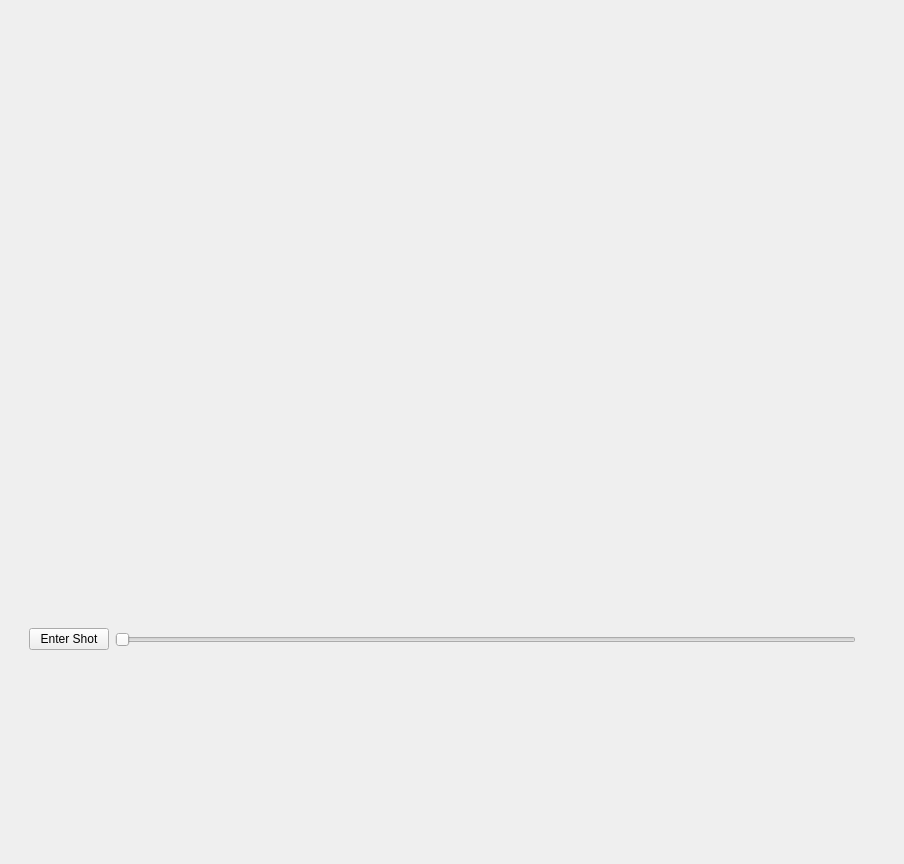
<?xml version="1.0" encoding="UTF-8"?>
<ui version="4.0">
 <class>Form</class>
 <widget class="QWidget" name="Form">
  <property name="geometry">
   <rect>
    <x>0</x>
    <y>0</y>
    <width>904</width>
    <height>864</height>
   </rect>
  </property>
  <property name="windowTitle">
   <string>Form</string>
  </property>
  <layout class="QHBoxLayout" name="horizontalLayout">
   <item>
    <widget class="QWidget" name="widget" native="true">
     <layout class="QVBoxLayout" name="verticalLayout">
      <item>
       <widget class="QWidget" name="widget_4" native="true">
        <layout class="QHBoxLayout" name="horizontalLayout_2">
         <item>
          <widget class="InputGraph" name="inputGraph_RPM" native="true"/>
         </item>
         <item>
          <widget class="InputGraph" name="InputGraph_Angle" native="true"/>
         </item>
         <item>
          <widget class="InputGraph" name="InputGraph_Tilt" native="true"/>
         </item>
        </layout>
       </widget>
      </item>
      <item>
       <widget class="QWidget" name="widget_5" native="true">
        <layout class="QHBoxLayout" name="horizontalLayout_3">
         <item>
          <widget class="QPushButton" name="btnStartShot">
           <property name="text">
            <string>Enter Shot</string>
           </property>
          </widget>
         </item>
         <item>
          <widget class="QSlider" name="sliderTime">
           <property name="orientation">
            <enum>Qt::Horizontal</enum>
           </property>
          </widget>
         </item>
         <item>
          <widget class="QLabel" name="lblShotDuration">
           <property name="text">
            <string/>
           </property>
          </widget>
         </item>
        </layout>
       </widget>
      </item>
     </layout>
    </widget>
   </item>
   <item>
    <widget class="SmartDotConnectWidget" name="SmartDotConnectWidget" native="true"/>
   </item>
  </layout>
 </widget>
 <customwidgets>
  <customwidget>
   <class>InputGraph</class>
   <extends>QWidget</extends>
   <header>frontend.InputGraph</header>
   <container>1</container>
  </customwidget>
  <customwidget>
   <class>SmartDotConnectWidget</class>
   <extends>QWidget</extends>
   <header>frontend.SmartDotConnectWidget</header>
   <container>1</container>
  </customwidget>
 </customwidgets>
 <resources/>
 <connections/>
</ui>
